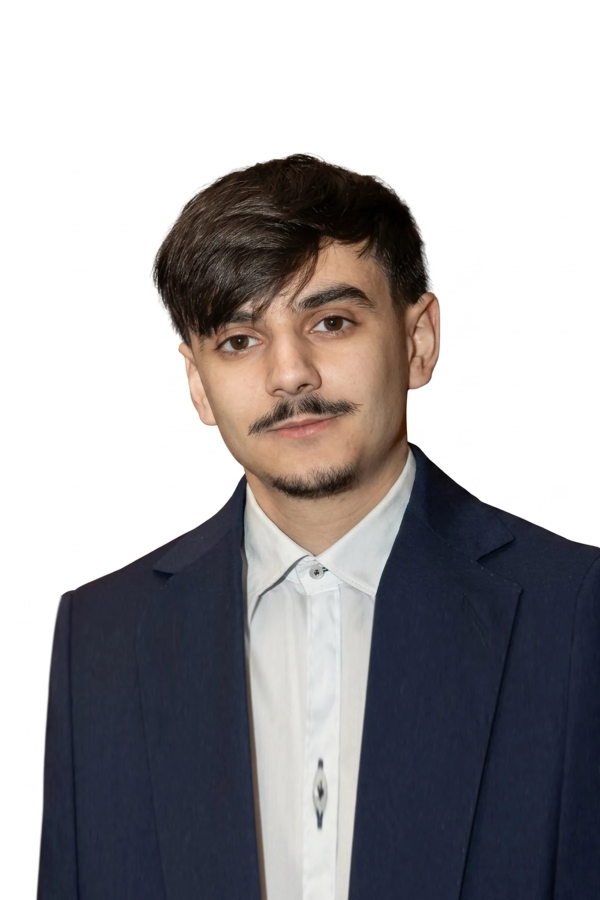
#> input picture .trellis/tasks/06-06-webgl-visual-refactor-r3f-signature-line-blender-assets-gsap-lenis-on-next-js-16/research/portrait-calibration/mattia-headshot.ORIGINAL.webp, 1200 x 1800 px (shown at 1/2 size)
$ python sampler_port.py mattia-headshot.ORIGINAL.webp
#> lines starting #> are read from the running program, lines starting #| are printed output that depends on the picture; after the words box and inside, x2 and y2 are one past the last pixel; in counts of white or black regions, pixels touching at a corner belong together
"""
Faithful offline Python port of src/webgl/image/sampleImagePoints.ts
(readGrid + emit + union/stride), using the shipped SAMPLE_SPEC_BASE values from
src/webgl/FounderPortraitMorph.tsx.

This is the CALIBRATION TOOL for any founder portrait added to the morph rail.
Run:  python sampler_port.py [img...]

Known bias: the PIL BOX-filter downscale reads ~7% HIGH on cell counts versus the
browser's canvas drawImage. Published browser calibration: A+B = 42,087 shared
cells; this port gives ~45,187 for the same pair -> normalisation factor 0.931.
"""

import math
import sys
import numpy as np
from PIL import Image

# --- Shipped spec (FounderPortraitMorph.tsx SAMPLE_SPEC_BASE / GRID_*) --------
GRID_W = 290
GRID_H = 405
INK_GAIN = 1.7
INK_FLOOR = 0.03
INK_GAMMA = 0.62
FADE_START = 0.62
FADE_SPAN = 0.32
INK_CUT = 0.03
EXTENT_INK = 0.15
MAX_COUNT_FULL = 48000

# --- sampleImagePoints.ts constants -----------------------------------------
CORNER_PATCH = 14
JITTER = 0.9
BG_FILL_TOL = 0.055
BG_FILL_ROW_LIMIT = 0.62

# Port-vs-browser cell-count normalisation (see module docstring).
BROWSER_FACTOR = 0.931


def cover_crop_grid(path_or_img):
    """Cover-crop to the grid aspect (centred) and rasterize to GRID_W x GRID_H."""
#> called with path_or_img = 'mattia-headshot.ORIGINAL.webp'
    img = (
        path_or_img
        if isinstance(path_or_img, Image.Image)
        else Image.open(path_or_img)
    )
#> img is the input picture: PIL image 1200x1800 RGB; mean R, G, B 164.4, 162.1, 164.3
    img = img.convert("RGB")
    srcW, srcH = img.size
#> srcW = 1200; srcH = 1800
    target = GRID_W / GRID_H
    srcA = srcW / srcH
#> srcA = 0.667
    if srcA > target:
        cropH = srcH
        cropW = srcH * target
    else:
        cropW = srcW
#> cropW = 1200
        cropH = srcW / target
#> cropH = 1675.9
    sx = (srcW - cropW) / 2.0
#> sx = 0
    sy = (srcH - cropH) / 2.0
#> sy = 62.07
    out = img.resize(
        (GRID_W, GRID_H), Image.BOX, box=(sx, sy, sx + cropW, sy + cropH)
    )
    return np.asarray(out, dtype=np.float64) / 255.0  # (H, W, 3)


def read_grid(rgb):
    """readGrid(): backdrop median -> distance -> flood fill -> ink curve+fade."""
    H, W, _ = rgb.shape
#> H = 405; W = 290
    r, g, b = rgb[..., 0], rgb[..., 1], rgb[..., 2]
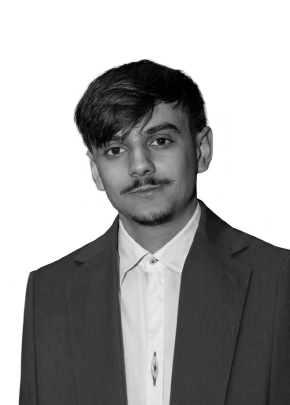
#> b: shape (405, 290) float64; min 0, max 1, mean 0.643
    lum = 0.299 * r + 0.587 * g + 0.114 * b

    # Backdrop: per-channel MEDIAN of the two TOP corner patches.
    patch = min(CORNER_PATCH, W >> 1, H)
#> patch = 14
    left = rgb[0:patch, 0:patch, :].reshape(-1, 3)
#> left = 196 rows, first 8: [1, 1, 1], [1, 1, 1], [1, 1, 1], [1, 1, 1], [1, 1, 1], [1, 1, 1], [1, 1, 1], [1, 1, 1]
    right = rgb[0:patch, W - patch:W, :].reshape(-1, 3)
#> right has the same summary as left
    # JS pushes r[left], r[right] per (x,y) -> the multiset is both patches.
    both = np.concatenate([left, right], axis=0)
#> both = 392 rows, first 8: [1, 1, 1], [1, 1, 1], [1, 1, 1], [1, 1, 1], [1, 1, 1], [1, 1, 1], [1, 1, 1], [1, 1, 1]
    # JS median() takes a[len>>1] of the sorted array (upper median for even n).
    n = both.shape[0]
#> n = 392
    s = np.sort(both, axis=0)
#> s has the same summary as both
    bg = s[n >> 1]
#> bg = [1, 1, 1]

    d = rgb - bg
    dist = np.sqrt(
        0.299 * d[..., 0] ** 2 + 0.587 * d[..., 1] ** 2 + 0.114 * d[..., 2] ** 2
    )
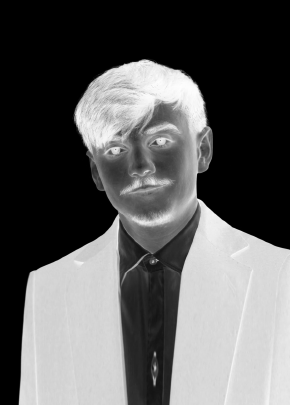
#> dist: shape (405, 290) float64; min 0, max 0.996, mean 0.362

    # Border-seeded flood fill (spatial backdrop removal), row-limited.
    row_limit = max(1, int(math.floor(H * BG_FILL_ROW_LIMIT)))
#> row_limit = 251
    ok = dist < BG_FILL_TOL
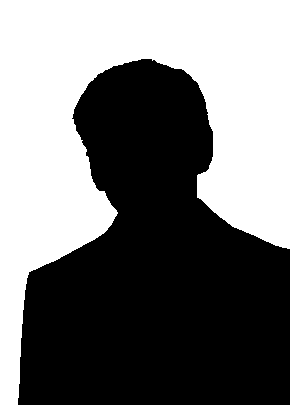
#> ok: shape (405, 290) bool; 46.2% white; 1 white region, box (x1, y1, x2, y2) and area: (0, 0, 290, 405) 54297
    bg_mask = np.zeros((H, W), dtype=bool)
    stack = []
    for x in range(W):
        if ok[0, x] and not bg_mask[0, x]:
            bg_mask[0, x] = True
            stack.append((0, x))
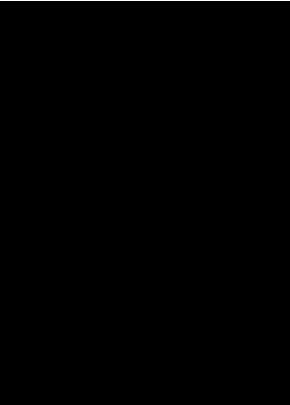
#> bg_mask: shape (405, 290) bool; 0.25% white in thin lines or dots, all inside (x1, y1, x2, y2) = (0, 0, 290, 1)
#> after the loop, stack = 290 pairs, first value 0 to 0, second value 0 to 289
    for y in range(1, row_limit):
        for x in (0, W - 1):
            if ok[y, x] and not bg_mask[y, x]:
                bg_mask[y, x] = True
                stack.append((y, x))
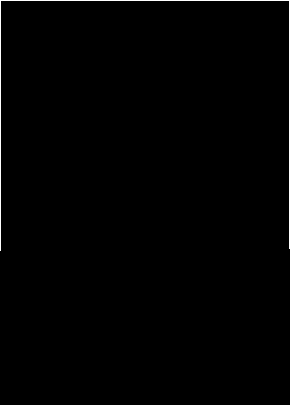
#> bg_mask: shape (405, 290) bool; 0.67% white in thin lines or dots, all inside (x1, y1, x2, y2) = (0, 0, 290, 251)
#> after the loop, stack = 788 pairs, first value 0 to 250, second value 0 to 289
    while stack:
        y, x = stack.pop()
        if x > 0 and ok[y, x - 1] and not bg_mask[y, x - 1]:
            bg_mask[y, x - 1] = True
            stack.append((y, x - 1))
        if x < W - 1 and ok[y, x + 1] and not bg_mask[y, x + 1]:
            bg_mask[y, x + 1] = True
            stack.append((y, x + 1))
        if y > 0 and ok[y - 1, x] and not bg_mask[y - 1, x]:
            bg_mask[y - 1, x] = True
            stack.append((y - 1, x))
        if y + 1 < row_limit and ok[y + 1, x] and not bg_mask[y + 1, x]:
            bg_mask[y + 1, x] = True
            stack.append((y + 1, x))
#> this loop made 50251 passes
#> (y, x) on passes 1 to 3: (250, 0), (250, 1), (249, 1)
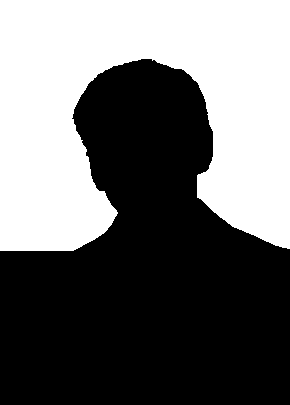
#> bg_mask: shape (405, 290) bool; 42.8% white; 1 white region, box (x1, y1, x2, y2) and area: (0, 0, 290, 251) 50251
#> after the loop, stack = []

    # Ink curve + vertical dissolve.
    ny = (np.arange(H) / H)[:, None]
#> ny = 405 values from 0 to 0.998
    f = np.clip(1.0 - (ny - FADE_START) / max(FADE_SPAN, 1e-4), 0.0, 1.0)
    fade = f * f * (3 - 2 * f)
    inv_floor = 1.0 / max(1 - INK_FLOOR, 1e-4)
    v = np.clip((dist * INK_GAIN - INK_FLOOR) * inv_floor, 0.0, 1.0)
    ink = np.power(v, INK_GAMMA) * fade
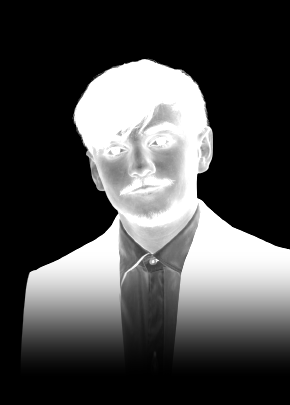
#> ink: shape (405, 290) float64; min 0, max 1, mean 0.293
    ink[bg_mask] = 0.0
#> ink: shape (405, 290) float64; 0.14% of pixels changed, all inside (x1, y1, x2, y2) = (72, 58, 283, 248)
    ink[np.broadcast_to(fade <= 0, ink.shape)] = 0.0
    return {"rgb": rgb, "lum": lum, "ink": ink, "bg": bg}


def _hash01(n):
    s = math.sin(n) * 43758.5453123
    return s - math.floor(s)


_JX = None
_JY = None


def _jitter_tables():
    global _JX, _JY
    if _JX is None:
        idx = np.arange(GRID_W * GRID_H, dtype=np.float64)
        sx = np.sin(idx * 12.9898) * 43758.5453123
        sy = np.sin(idx * 78.233) * 43758.5453123
        _JX = ((sx - np.floor(sx)) - 0.5) * JITTER
        _JY = ((sy - np.floor(sy)) - 0.5) * JITTER
    return _JX, _JY


def percentile_js(values, p=0.99):
    """JS percentile(): sort asc, index floor(len*p), min 1e-3."""
    if len(values) == 0:
        return 1.0
    a = np.sort(np.asarray(values, dtype=np.float64))
    idx = min(len(a) - 1, max(0, int(math.floor(len(a) * p))))
    return max(a[idx], 1e-3)


def extents(ink_flat):
    """emit()'s halfExtentX/Y over cells with ink > EXTENT_INK (incl. jitter)."""
    jx, jy = _jitter_tables()
    sel = np.nonzero(ink_flat > EXTENT_INK)[0]
    if sel.size == 0:
        return 1.0, 1.0
    gx = sel % GRID_W
    gy = sel // GRID_W
    px = np.abs(gx + 0.5 + jx[sel] - GRID_W / 2.0)
    py = np.abs(-(gy + 0.5 + jy[sel] - GRID_H / 2.0))
    return percentile_js(px), percentile_js(py)


def measure(path_or_img, label=""):
    rgb = cover_crop_grid(path_or_img)
    gr = read_grid(rgb)
#> gr = 4 items
    ink = gr["ink"].ravel()
    live = ink > INK_CUT
    hx, hy = extents(ink)
#> in percentile_js, `idx = min(len(a) - 1, max(0, int(math.floor(len(a) * p))))`: idx = 46482
#> hx = 140.4; hy = 145.3
    return {
        "label": label,
        "ink": ink,
        "cells": int(live.sum()),
        "mean_ink": float(ink[live].mean()) if live.any() else 0.0,
        "hx": hx,
        "hy": hy,
        "bg": gr["bg"],
        "grid": gr,
    }


def union(*ms):
    u = ms[0]["ink"]
    for m in ms[1:]:
        u = np.maximum(u, m["ink"])
    return int((u > INK_CUT).sum())


def stride_for(shared, max_count=MAX_COUNT_FULL):
    return math.ceil(shared / max_count) if shared > max_count else 1


def row_profile(m):
    """Per-row mean ink (over the whole row) — for above-chin regression tests."""
    return m["ink"].reshape(GRID_H, GRID_W).mean(axis=1)


if __name__ == "__main__":
    import os

    base = r"C:\Users\alber\Desktop\sersan-v2-main\public\founders"
    args = sys.argv[1:] or [
        os.path.join(base, "alessandro-headshot.webp"),
        os.path.join(base, "michele-headshot.webp"),
        os.path.join(base, "mattia-headshot.webp"),
    ]
    ms = [measure(p, os.path.basename(p)) for p in args]
    print(f"{'portrait':<28}{'cells':>8}{'meanInk':>10}{'hX':>9}{'hY':>9}")
    for m in ms:
        print(
            f"{m['label']:<28}{m['cells']:>8}{m['mean_ink']:>10.4f}"
            f"{m['hx']:>9.2f}{m['hy']:>9.2f}   bg={np.round(m['bg'],4)}"
        )
#> this loop made 1 pass
#| mattia-headshot.ORIGINAL.webp   52723    0.6508   140.39   145.33   bg=[1. 1. 1.]
    if len(ms) >= 2:
        ab = union(ms[0], ms[1])
        print(f"\nA+B union   = {ab:>7}  (browser-norm {ab*BROWSER_FACTOR:.0f})"
              f"  stride={stride_for(round(ab*BROWSER_FACTOR))}")
    if len(ms) >= 3:
        abc = union(*ms[:3])
        print(f"A+B+C union = {abc:>7}  (browser-norm {abc*BROWSER_FACTOR:.0f})"
              f"  stride={stride_for(round(abc*BROWSER_FACTOR))}")
